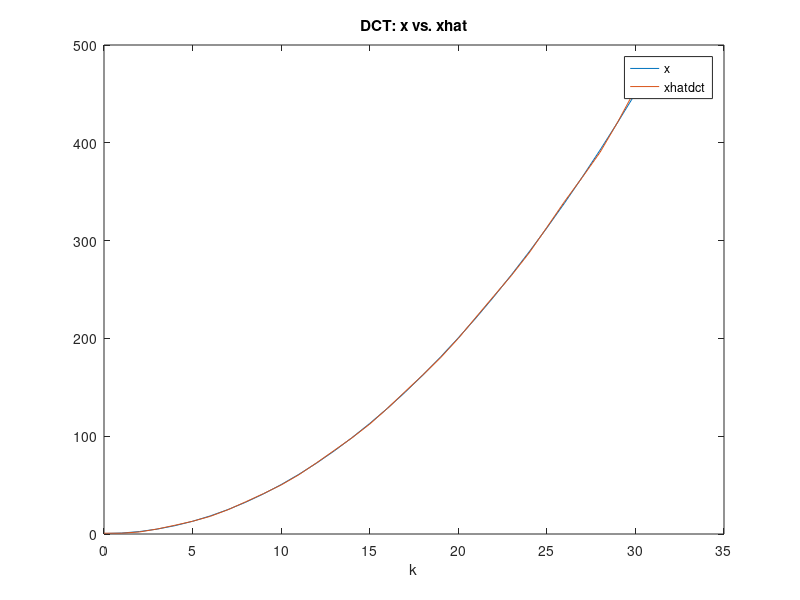
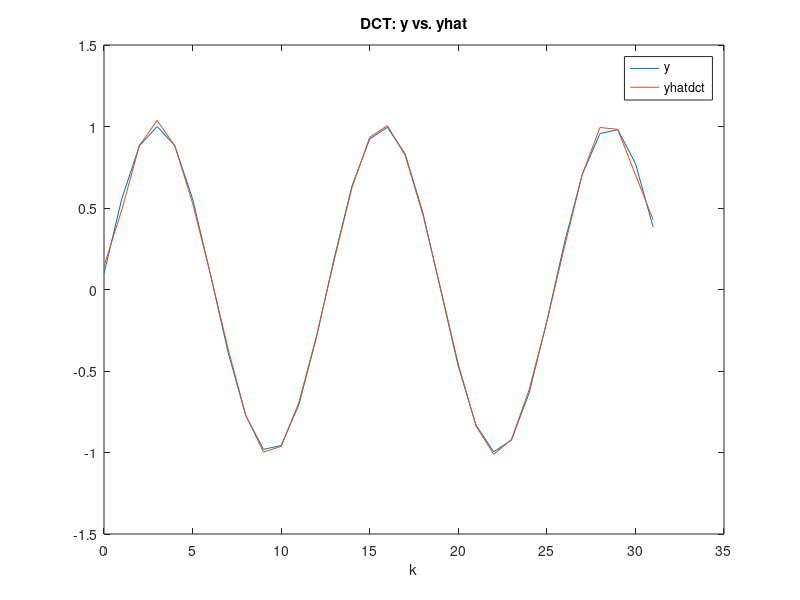

Write the MATLAB code that produced these figures, in order. (Note: this script raises an error after producing the figures.)
%% initialization
clc; close all;clear;

%% base data
k = 0:31;
x = (k.^2+1)/2;
y = sin((5*k+1)*pi/32);

%% ===== fourier transformation =====
% fourier transformation
Xfft = fft(x);
Yfft = fft(y);
% b: absolute value of X and Y
absXfft = abs(Xfft);
absYfft = abs(Yfft);
%c.1
[sortXfft, indexXfft] = sort(absXfft, 'ascend');
indexXfft(1:17)
sortXfft(1:17)
%c.2
[sortYfft, indexYfft] = sort(absYfft, 'ascend');
indexYfft(1:17)
sortYfft(1:17)

Xhatfft = Xfft;
Xhatfft(indexXfft(1:17)) = 0;
Yhatfft = Yfft;
Yhatfft(indexYfft(1:17)) = 0;

xhatfft = ifft(Xhatfft);
yhatfft = ifft(Yhatfft);

figure(1);
plot(k,x);
hold on;
plot(k, xhatfft);
title('Fourier: x vs. xhat');
legend('x', 'xhatfft');
xlabel('k');
hold off;

figure(2);
plot(k, y);
hold on;
title('Fourier: y vs. yhat');
plot(k, yhatfft);
legend('y', 'yhatfft');
xlabel('k');
hold off;

%% ===== DCT =====
%clc; close all;clear;
close all;

% do dct transformation
Xdct= dct(x);
Ydct = dct(y);

Xhatdct = Xdct;
Xhatdct(16:32) = 0;
Yhatdct = Ydct;
Yhatdct(16:32) = 0;

% inverse dct
xhatdct = idct(Xhatdct);
yhatdct = idct(Yhatdct);

% plot 
figure(1);
plot(k,x);
hold on;
plot(k, xhatdct);
legend('x', 'xhatdct');
title('DCT: x vs. xhat');
xlabel('k');
hold off;
figure(2);
plot(k, y);
hold on;
plot(k, yhatdct);
legend('y', 'yhatdct');
title('DCT: y vs. yhat');
xlabel('k');
hold off;
%% Haar






% do Haar transformation
% [xca, xcd] = dwt(x, 'haar');
% [yca, ycd] = dwt(y, 'haar');
% Xhaar = [xca xcd];
% Yhaar = [yca ycd];
Ax = HaarMatrix(length(x));
Ay = HaarMatrix(length(y));
Xhaar = Ax*x';
Yhaar = Ay*y';
% zeroing out the 17 smallest-magnitude element
[sortXhaar, indexXhaar] = sort(abs(Xhaar), 'ascend');
[sortYhaar, indexYhaar] = sort(abs(Yhaar), 'ascend');
Xhathaar=Xhaar;
Xhathaar(indexXhaar(1:17)) = 0;
% xca = Xhathaar(1:16);
% xcd = Xhathaar(17:32);

Yhathaar=Yhaar;
Yhathaar(indexYhaar(1:17)) = 0;
%yca = Yhathaar(1:16);
%ycd = Yhathaar(17:32);

% do inverse haar transformation
% xca = Xhathaar(1:16);
% xcd = Xhathaar(17:32);
% xhathaar = idwt(xca, xcd, 'haar');
xhathaar = inv(Ax)*Xhathaar;
yhathaar = inv(Ay)*Yhathaar;
xhathaar = xhathaar';
yhathaar = yhathaar';
figure(1);
plot(k, x);
hold on;
plot(k, xhathaar);
legend('x', 'xhat');
title('Haar: x vs. xhat');
hold off;

figure(2);
plot(k, y);
hold on;
plot(k, yhathaar);
legend('y', 'yhat');
title('Haar: y vs. yhat');
hold off;

%% Hadamard
%clc; close all;clear;
close all;

%do Hadamrd transformation
Xhadm= 1/sqrt(length(x))*hadamard(length(x)) * x';
%Xhadm= hadamard(length(x)) * x';
Yhadm = 1/sqrt(length(y))*hadamard(length(y)) * y';
%Yhadm = hadamard(length(y)) * y';
[sortXhadm, indexXhdam]=sort(abs(Xhadm), 'ascend');
Xhathadm = Xhadm;
Xhathadm(indexXhdam(1:17)) = 0;
[sortYhadm, indexYhdam]=sort(abs(Yhadm), 'ascend');
Yhathadm = Yhadm;
Yhathadm(indexYhdam(1:17)) = 0;

%do inverse Hadamard transformation
xhathadm = 1/sqrt(length(x))*hadamard(length(x))*Xhathadm;
% xhathadm = hadamard(length(x))*Xhathadm;
yhathadm = 1/sqrt(length(y))*hadamard(length(y))*Yhathadm;
%yhathadm = hadamard(length(y))*Yhathadm;
xhathadm = xhathadm';
yhathadm = yhathadm';
figure(1);
plot(k, x, 'LineWidth', 2);
hold on;
plot(k, xhathadm);
title('Hadamard: x vs. xhat');
legend('x', 'xhat');
hold off;

figure(2);
plot(k, y);
hold on;
plot(k, yhathadm);
title('Hadamard: y vs. yhat');
legend('y', 'yhat');
hold off;


%% plot x vs. xhat from fft, dct, hadamard
close all;
figure(1);
plot(k, x,'r','LineWidth', 2)
hold on;
plot(k, xhatfft, 'b');
plot(k, xhatdct, 'g');
plot(k, xhathaar, 'y');
plot(k, xhathadm, 'k');
title('x vs. xhat''s')
xlabel('k')
legend('x','fft', 'dct', 'haar','hadamard');

%MSEs for xhats relative to x
msexfft = mean((xhatfft-x).^2);
msexdct = mean((xhatdct-x).^2);
msexhaar = mean((xhathaar-x).^2);
msexhadm = mean((xhathadm-x).^2);
hold off;

% plot x vs. xhat from fft, dct, hadamard
figure(2);
plot(k, y,'r')
hold on;
plot(k, yhatfft, 'b');
plot(k, yhatdct, 'g');
plot(k, yhathaar, 'y');
plot(k, yhathadm, 'k');
title('y vs. yhat''s')
xlabel('k')
legend('y','fft', 'dct', 'haar', 'hadamart');

mseyfft = mean((yhatfft-y).^2);
mseydct = mean((yhatdct-y).^2);
mseyhaar = mean((yhathaar-y).^2);
mseyhadm = mean((yhathadm-y).^2);
hold off;